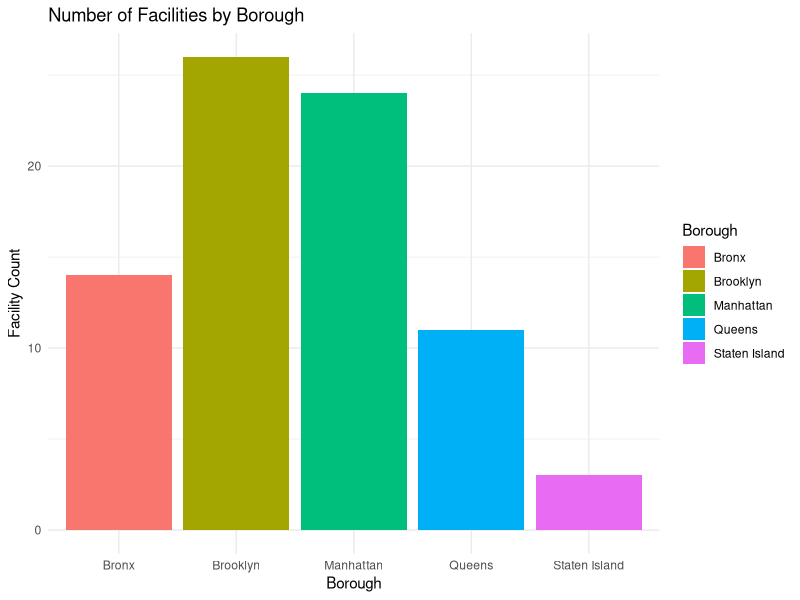

Write R code to recreate this figure.
## ---- chunk 1
library(tidyverse)
library(haven)
## ---- chunk 2
hospital_data =
  read_csv(file = "./data/Hospitals.csv") %>% 
  rename(location_1 = `Location 1`)
  tibble(
    location_1 = c("413 120th Street New York, NY 10035 (40.798205044469, -73.932667945174)", "79 01 Elmhurst, NY 11373 (40.738710402563, -73.878351155182)", "	2201 Neptune Avenue Brooklyn, NY 11224 (40.578488319967, -73.989497148121)"))
  
  hospital_data <- hospital_data %>% 
    mutate(
      latitude = as.numeric(str_extract(location_1, "(?<=\\()[^,]+")),
      longitude = as.numeric(str_extract(location_1, "(?<=, ).+?(?=\\))"))
    )
    
  
head(hospital_data)

facilities_by_borough = 
  hospital_data %>%
  group_by(Borough) %>%
  summarise(Facility_Count = n())

hospitals_by_type = 
  hospital_data %>% 
  group_by(`Facility Type`) %>% 
  summarise(Facility_Count = n())

facility_type_by_borough =
  hospital_data %>%
  group_by(Borough, `Facility Type`) %>%
  summarise(Facility_Count = n(), .groups = "drop") %>%
  pivot_wider(names_from = `Facility Type`, values_from = Facility_Count, values_fill = 0)

ggplot(data = facilities_by_borough, aes(x = Borough, y = Facility_Count, fill = Borough)) +
  geom_bar(stat = "identity") +
  theme_minimal() +
  labs(title = "Number of Facilities by Borough", x = "Borough", y = "Facility Count")

